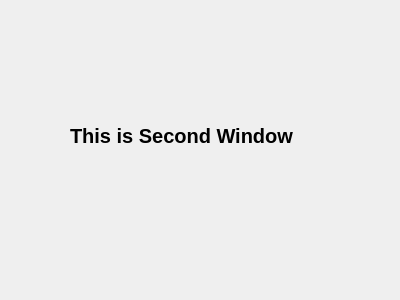
<?xml version="1.0" encoding="UTF-8"?>
<ui version="4.0">
 <class>SecDialog</class>
 <widget class="QDialog" name="SecDialog">
  <property name="geometry">
   <rect>
    <x>0</x>
    <y>0</y>
    <width>400</width>
    <height>300</height>
   </rect>
  </property>
  <property name="windowTitle">
   <string>Dialog</string>
  </property>
  <widget class="QLabel" name="label">
   <property name="geometry">
    <rect>
     <x>70</x>
     <y>100</y>
     <width>261</width>
     <height>71</height>
    </rect>
   </property>
   <property name="minimumSize">
    <size>
     <width>0</width>
     <height>0</height>
    </size>
   </property>
   <property name="font">
    <font>
     <pointsize>15</pointsize>
     <bold>true</bold>
    </font>
   </property>
   <property name="text">
    <string>This is Second Window</string>
   </property>
  </widget>
 </widget>
 <resources/>
 <connections/>
</ui>
